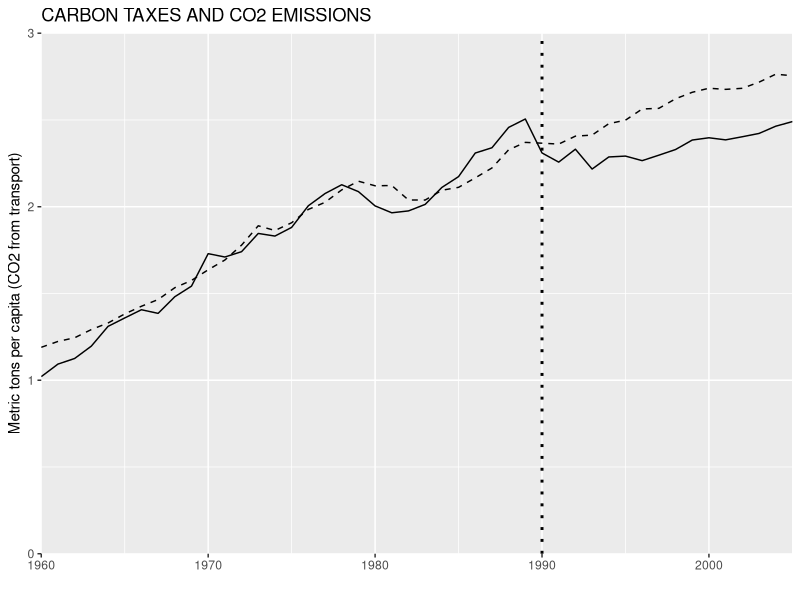
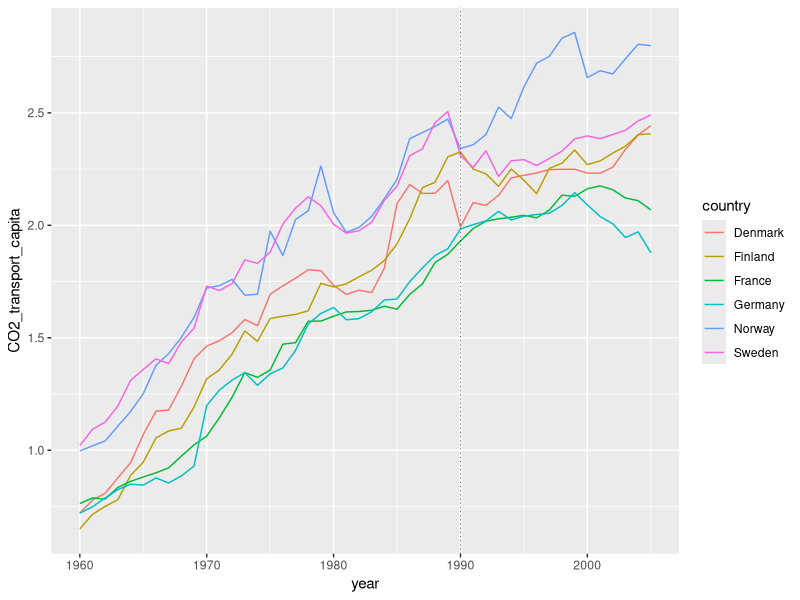
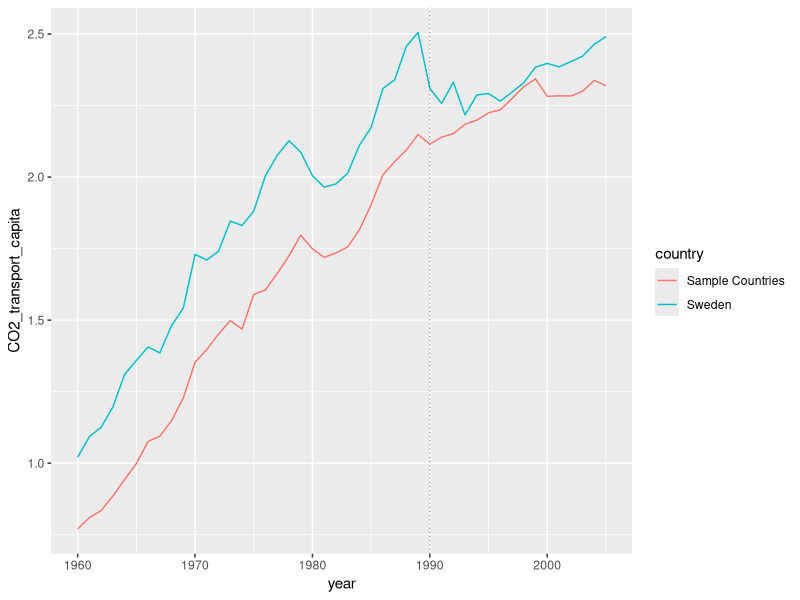

The R source for these figures, in order:
#Assignment for Economic Policy, Winter Semester 21/22


#Authors:

#Marvin Müller
#Fabian Sturmberg
#Lionel Lütgering


#Libraries --------
#install.packages("haven")
library (haven)
library(ggplot2)
library(dplyr)

library(tidyverse)
library(sandwich)
library(lmtest)

#Data Import --------
carbontax_data <- read_dta("Data/carbontax_fullsample_data.dta")
CO2_data <- read_dta("Data/CO2_Graph.dta")


#Nr. 2 ------
figure_3 <- ggplot2::ggplot(data = CO2_data,
                            mapping = aes(year)
                            )+
  geom_line(aes(y=CO2_OECD), linetype = "dashed")+
  geom_line(aes(y=CO2_Sweden))+
  coord_cartesian(xlim = c(1960,2005), ylim = c(0.0,3.0),expand = FALSE)+
  xlab("")+
  ylab("Metric tons per capita (CO2 from transport)")+
  labs(title = "CARBON TAXES AND CO2 EMISSIONS")+
  geom_vline(xintercept = 1990, linetype = "dotted",size=1)

figure_3


#Nr. 3 -------

carbontax_data_sample <- carbontax_data%>%
  filter(country=="Sweden" |country=="Denmark"|country=="Finland"|
           country=="Norway"|country=="Germany"|country=="France")


countries <- c("Sweden","Denmark","Finland","Norway","Germany","France")


#Data for Table of pre- and post-treatment averages
carbontax_data_sample_pre <- carbontax_data_sample %>%
  filter(year <= 1989 & year >= 1980)

carbontax_data_sample_post <- carbontax_data_sample %>%
  filter(year > 1990 & year <=2000)

avg_table_pre <- matrix(c(1:36), ncol=6, byrow=TRUE)
colnames(avg_table_pre) <- c('Sweden','Denmark','Finland','Norway','Germany','France')
rownames(avg_table_pre) <- c('CO2 from transport (in metric tons)','GDP per capita (PPP, 2005)','Gasoline consumption per capita (in kilograms of oil equivalent)', 
                            'Motor vehicles (per 1,000 people)', 'Urban population (as percentage of total population)','Population density')

avg_table_post <- matrix(c(1:36), ncol=6, byrow=TRUE)
colnames(avg_table_post) <- c('Sweden','Denmark','Finland','Norway','Germany','France')
rownames(avg_table_post) <- c('CO2 from transport (in metric tons)','GDP per capita (PPP, 2005)','Gasoline consumption per capita (in kilograms of oil equivalent)', 
                             'Motor vehicles (per 1,000 people)', 'Urban population (as percentage of total population)','Population density')

#pre
swe_df_pre <- carbontax_data_sample_pre%>%
  filter(country == "Sweden")
den_df_pre <- carbontax_data_sample_pre%>%
  filter(country == "Denmark")
fin_df_pre <- carbontax_data_sample_pre%>%
  filter(country == "Finland")
nor_df_pre <- carbontax_data_sample_pre%>%
  filter(country == "Norway")
ger_df_pre <- carbontax_data_sample_pre%>%
  filter(country == "Germany")
fra_df_pre <- carbontax_data_sample_pre%>%
  filter(country == "France")

#post
swe_df_post <- carbontax_data_sample_post%>%
  filter(country == "Sweden")
den_df_post <- carbontax_data_sample_post%>%
  filter(country == "Denmark")
fin_df_post <- carbontax_data_sample_post%>%
  filter(country == "Finland")
nor_df_post <- carbontax_data_sample_post%>%
  filter(country == "Norway")
ger_df_post <- carbontax_data_sample_post%>%
  filter(country == "Germany")
fra_df_post <- carbontax_data_sample_post%>%
  filter(country == "France")

#pre
for(i in 4:9){
    avg_table_pre[i-3,1] = mean(swe_df_pre[[i]])
    avg_table_pre[i-3,2] = mean(den_df_pre[[i]])
    avg_table_pre[i-3,3] = mean(fin_df_pre[[i]])
    avg_table_pre[i-3,4] = mean(nor_df_pre[[i]])
    avg_table_pre[i-3,5] = mean(ger_df_pre[[i]])
    avg_table_pre[i-3,6] = mean(fra_df_pre[[i]])
}

#post
for(i in 4:9){
  avg_table_post[i-3,1] = mean(swe_df_post[[i]])
  avg_table_post[i-3,2] = mean(den_df_post[[i]])
  avg_table_post[i-3,3] = mean(fin_df_post[[i]])
  avg_table_post[i-3,4] = mean(nor_df_post[[i]])
  avg_table_post[i-3,5] = mean(ger_df_post[[i]])
  avg_table_post[i-3,6] = mean(fra_df_post[[i]])
  }

#AVG's from sample data from 1980 - 1989 (pre treatment)
avg_table_pre
#AVG's from sample data from 1990 - 2000 (post treatment)
avg_table_post


#Plot Sweden and Average of all other countries in sample

#Create Data Frame with mean of all other countries but Sweden

sample_df <- as.data.frame(do.call(cbind,carbontax_data_sample))
sapply(sample_df, class)
# defining the vector of columns to convert to numeric
vec <- c(3:9)
# apply the conversion on columns
sample_df[ , vec] <- apply(sample_df[ , vec,drop=F], 2,           
                            function(x) as.numeric(as.character(x)))
# indicating the data type of each variable
sapply(sample_df, class)

sample_avg <- sample_df%>%
  filter(country != "Sweden")%>%
  group_by(year)%>%
  do(mutate(., mean_CO2_transport = mean(.$CO2_transport_capita)))

swe_df <- sample_df%>%
  filter(country == "Sweden")

OECD_sample <- data.frame(year = sample_avg$year,country = rep("Sample Countries",230),CO2_transport_capita = sample_avg$mean_CO2_transport)
OECD_sample <- OECD_sample[!duplicated(OECD_sample), ]


#Plot all countries' data from Sample + smooth (?)
task_3_plot_1 <- ggplot2::ggplot(data=carbontax_data_sample,
                                 aes(year,CO2_transport_capita,
                                     group = country,
                                     color = country))+
  #geom_smooth(se=F,linetype = "dashed",size=0.15)+#dashed line that shows prediction of regression for each country
  geom_line()+#straight line that connects data points of each country
  geom_vline(xintercept = 1990, linetype = "dotted",size=0.2)#Sweden Treatment

task_3_plot_1

#Plot with Sweden and Rest of Sample Countries

task_3_plot_2 <- ggplot2::ggplot(data = OECD_sample,
                                 aes(year, CO2_transport_capita,
                                     group = country,
                                     color = country))+
  geom_line()+
  geom_line(data = swe_df, aes(year, CO2_transport_capita))+
  geom_vline(xintercept = 1990, linetype = "dotted",size=0.2)#Sweden Treatment

task_3_plot_2


#Nr. 5 -----
##Generating Indicator Variables---------

carbontax_working <- carbontax_data
carbontax_working <- carbontax_working %>%
  mutate(sweden_indicator = ifelse(country == "Sweden", 1, 0))

carbontax_working <- carbontax_working %>%
  mutate(post_indicator = ifelse(year >= 1990, 1, 0))

##Creating Regressions -----

reg1 <- lm(CO2_transport_capita ~ . + post_indicator*sweden_indicator - Countryno, data = carbontax_working)
summary(reg1) #using non robust standard errors
coeftest(reg1, vcov = vcovHAC(reg1)) #using heteroskedasticity and autocorrelation-consistent standard errors
#with robust standard errors variables are a lot less significant overall
#Treatment Dummy is highly significant
#sweden_indicator is NA because there are too many dummy variables


reg2_sample <- carbontax_working %>%
  filter(country == "Sweden" | country == "Finland" | country == "Norway" | country == "Germany" | country == "France" | country == "Denmark")

reg2 <- lm(CO2_transport_capita ~ . + post_indicator*sweden_indicator - Countryno, data = reg2_sample)
summary(reg2)
coeftest(reg2, vcov = vcovHAC(reg2)) #using robust standard errors
#Treatment Dummy is highly significant but lower in value


reg3_sample <- carbontax_working %>%
  filter(country == "Sweden" | country == "Finland" | country == "Norway" | country == "Denmark")

reg3 <- lm(CO2_transport_capita ~ . + post_indicator*sweden_indicator - Countryno, data = reg3_sample)
summary(reg3)
coeftest(reg3, vcov = vcovHAC(reg3))
#Treatment Dummy is still significant


reg4_sample <- carbontax_working %>%
  filter(country == "Sweden" | country == "Finland" | country == "Norway" | country == "Denmark")

reg4 <- lm(CO2_transport_capita ~ country + year + sweden_indicator + post_indicator + post_indicator*sweden_indicator, data = reg4_sample)
summary(reg4)
coeftest(reg4, vcov = vcovHAC(reg4))
#Treatment Dummy is still significant
